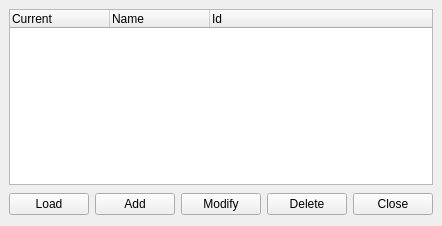
<ui version="4.0" >
 <class>UserProfileListManagerWidget</class>
 <widget class="QWidget" name="UserProfileListManagerWidget" >
  <property name="geometry" >
   <rect>
    <x>0</x>
    <y>0</y>
    <width>400</width>
    <height>226</height>
   </rect>
  </property>
  <property name="windowTitle" >
   <string>PyWengoPhone - My UserProfileList</string>
  </property>
  <layout class="QGridLayout" >
   <property name="margin" >
    <number>9</number>
   </property>
   <property name="spacing" >
    <number>6</number>
   </property>
   <item row="0" column="0" >
    <widget class="QTreeWidget" name="treeWidget" >
     <property name="minimumSize" >
      <size>
       <width>0</width>
       <height>70</height>
      </size>
     </property>
     <property name="lineWidth" >
      <number>1</number>
     </property>
     <property name="rootIsDecorated" >
      <bool>false</bool>
     </property>
     <column>
      <property name="text" >
       <string>Current</string>
      </property>
     </column>
     <column>
      <property name="text" >
       <string>Name</string>
      </property>
     </column>
     <column>
      <property name="text" >
       <string>Id</string>
      </property>
     </column>
    </widget>
   </item>
   <item row="1" column="0" >
    <layout class="QGridLayout" >
     <property name="margin" >
      <number>0</number>
     </property>
     <property name="spacing" >
      <number>6</number>
     </property>
     <item row="0" column="2" >
      <widget class="QPushButton" name="addButton" >
       <property name="text" >
        <string>Add</string>
       </property>
       <property name="icon" >
        <iconset/>
       </property>
      </widget>
     </item>
     <item row="0" column="4" >
      <widget class="QPushButton" name="deleteButton" >
       <property name="text" >
        <string>Delete</string>
       </property>
       <property name="icon" >
        <iconset/>
       </property>
      </widget>
     </item>
     <item row="0" column="0" >
      <spacer>
       <property name="orientation" >
        <enum>Qt::Horizontal</enum>
       </property>
       <property name="sizeHint" >
        <size>
         <width>110</width>
         <height>26</height>
        </size>
       </property>
      </spacer>
     </item>
     <item row="0" column="3" >
      <widget class="QPushButton" name="modifyButton" >
       <property name="text" >
        <string>Modify</string>
       </property>
       <property name="icon" >
        <iconset/>
       </property>
      </widget>
     </item>
     <item row="0" column="5" >
      <widget class="QPushButton" name="closeButton" >
       <property name="text" >
        <string>Close</string>
       </property>
      </widget>
     </item>
     <item row="0" column="1" >
      <widget class="QPushButton" name="loadButton" >
       <property name="text" >
        <string>Load</string>
       </property>
      </widget>
     </item>
    </layout>
   </item>
  </layout>
 </widget>
 <tabstops>
  <tabstop>treeWidget</tabstop>
  <tabstop>addButton</tabstop>
  <tabstop>modifyButton</tabstop>
  <tabstop>deleteButton</tabstop>
  <tabstop>closeButton</tabstop>
 </tabstops>
 <resources/>
 <connections/>
</ui>
